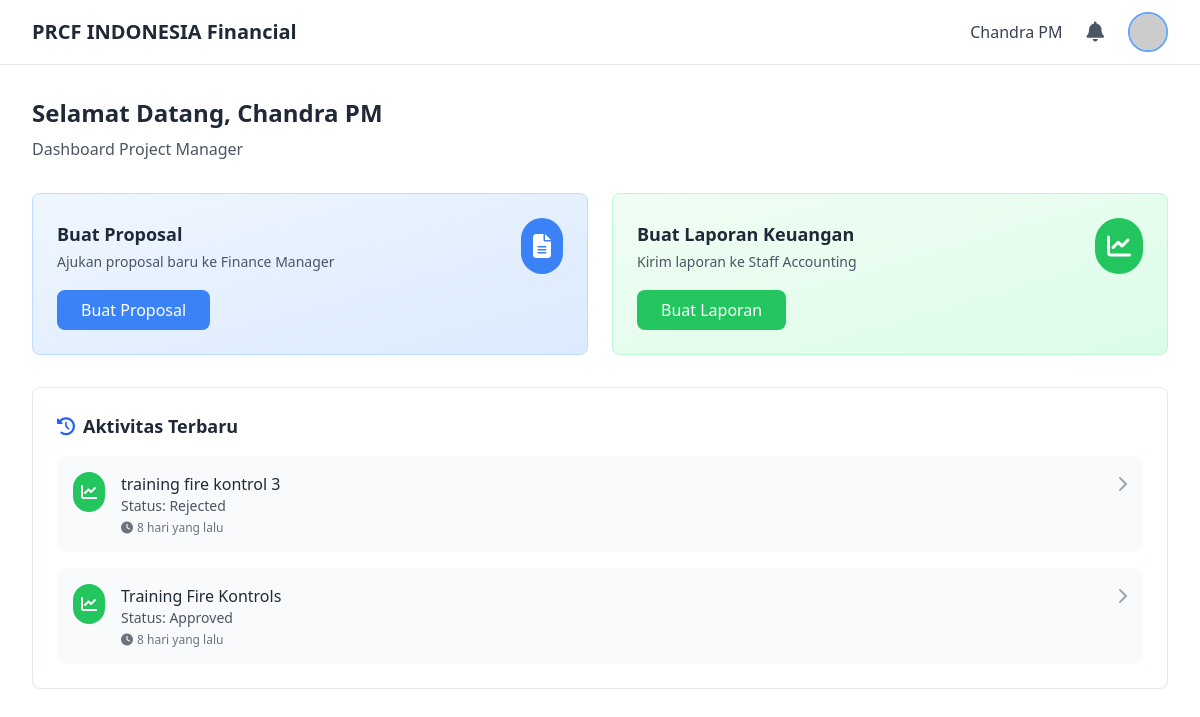
/pages/dashboards/dashboard_pm.php (signed in), run on the app's committed database.
### tables this page shows
CREATE TABLE `laporan_keuangan_header` (
  `id_laporan_keu` int(11) NOT NULL,
  `kode_projek` varchar(50) DEFAULT NULL,
  `nama_projek` varchar(255) DEFAULT NULL,
  `nama_kegiatan` varchar(255) DEFAULT NULL,
  `pelaksana` varchar(255) DEFAULT NULL,
  `tanggal_pelaksanaan` date DEFAULT NULL,
  `tanggal_laporan` date DEFAULT NULL,
  `mata_uang` varchar(10) DEFAULT 'IDR',
  `exrate` decimal(10,4) DEFAULT 1.0000,
  `created_by` int(11) DEFAULT NULL,
  `verified_by` int(11) DEFAULT NULL,
  `approved_by` int(11) DEFAULT NULL,
  `status_lap` enum('draft','submitted','verified','approved','rejected','revision_requested') DEFAULT 'draft' COMMENT 'draft=PM draft, submitted=waiting SA, verified=SA verified, approved=FM approved, rejected=rejected, revision_requested=FM requested revision',
  `catatan_finance` text DEFAULT NULL,
  `created_at` timestamp NOT NULL DEFAULT current_timestamp(),
  `updated_at` timestamp NOT NULL DEFAULT current_timestamp() ON UPDATE current_timestamp()
);

### pages/dashboards/dashboard_pm.php (the view, shortened to what this page needs)
<?php
require_once '../../includes/config.php';
$user_name = $_SESSION['user_name'];
$user_id = $_SESSION['user_id'];
function time_elapsed_string($datetime) {
    $now = new DateTime;
    $ago = new DateTime($datetime);
    $diff = $now->diff($ago);
    if ($diff->d > 0) return $diff->d . ' hari yang lalu';
    return 'Baru saja';
}
$recent_activities = [];
$recent_reports_query = $conn->query("SELECT 'report' as type, id_laporan_keu as id, nama_projek as title, status_lap as status, created_at as activity_date
    FROM laporan_keuangan_header
    WHERE created_by = {$user_id}
    ORDER BY created_at DESC
    LIMIT 3");
if ($recent_reports_query) {
    while ($row = $recent_reports_query->fetch_assoc()) {
        $recent_activities[] = $row;
    }
}
usort($recent_activities, function($a, $b) {
    return strtotime($b['activity_date']) - strtotime($a['activity_date']);
});
$recent_activities = array_slice($recent_activities, 0, 5);
?>
<!DOCTYPE html>
<html lang="id">
<head>
    <script src="https://cdn.tailwindcss.com"></script>
    <link rel="stylesheet" href="https://cdnjs.cloudflare.com/ajax/libs/font-awesome/6.4.0/css/all.min.css">
</head>
<body class="bg-white min-h-screen">
    <header class="bg-white border-b border-gray-200 sticky top-0 z-50">
        <div class="max-w-7xl mx-auto px-4 sm:px-6 lg:px-8">
            <div class="flex justify-between items-center h-16">
                <div class="flex items-center">
                    <h1 class="text-xl font-bold text-gray-800">PRCF INDONESIA Financial</h1>
                </div>
                <div class="flex items-center space-x-4">
                    <span class="text-gray-700 font-medium"><?php echo $user_name; ?></span>
                    <div class="relative" id="notificationDropdown">
                        <button type="button" onclick="toggleNotifications()" class="notification-bell-button relative p-2 text-gray-600 hover:text-gray-800" aria-label="Buka Notifikasi">
                            <i class="fas fa-bell text-xl"></i>
                        </button>
                    </div>
                    <div class="relative" id="profileDropdown">
                        <button onclick="toggleProfile()" class="flex items-center space-x-2">
                            <img src="https://ui-avatars.com/api/?name=<?php echo urlencode($user_name); ?>&background=3B82F6&color=fff"
                                class="w-10 h-10 rounded-full border-2 border-blue-400">
                        </button>
                    </div>
                </div>
            </div>
        </div>
    </header>
    <main class="max-w-7xl mx-auto px-4 sm:px-6 lg:px-8 py-8">
        <div class="mb-8">
            <h2 class="text-2xl font-bold text-gray-800 mb-2">Selamat Datang, <?php echo $user_name; ?></h2>
            <p class="text-gray-600">Dashboard Project Manager</p>
        </div>
        <div class="grid grid-cols-1 md:grid-cols-2 gap-6 mb-8">
            <div class="bg-gradient-to-br from-blue-50 to-blue-100 p-6 rounded-lg border border-blue-200 hover:shadow-lg transition duration-200">
                <div class="flex items-center justify-between mb-4">
                    <div>
                        <h3 class="text-lg font-bold text-gray-800">Buat Proposal</h3>
                        <p class="text-sm text-gray-600 mt-1">Ajukan proposal baru ke Finance Manager</p>
                    </div>
                    <div class="bg-blue-500 p-3 rounded-full">
                        <i class="fas fa-file-alt text-white text-2xl"></i>
                    </div>
                </div>
                <a href="../proposals/create_proposal.php" class="inline-block bg-blue-500 text-white px-6 py-2 rounded-lg hover:bg-blue-600 transition duration-200 font-medium">
                    Buat Proposal
                </a>
            </div>
            <div class="bg-gradient-to-br from-green-50 to-green-100 p-6 rounded-lg border border-green-200 hover:shadow-lg transition duration-200">
                <div class="flex items-center justify-between mb-4">
                    <div>
                        <h3 class="text-lg font-bold text-gray-800">Buat Laporan Keuangan</h3>
                        <p class="text-sm text-gray-600 mt-1">Kirim laporan ke Staff Accounting</p>
                    </div>
                    <div class="bg-green-500 p-3 rounded-full">
                        <i class="fas fa-chart-line text-white text-2xl"></i>
                    </div>
                </div>
                <a href="../reports/create_financial_report.php" class="inline-block bg-green-500 text-white px-6 py-2 rounded-lg hover:bg-green-600 transition duration-200 font-medium">
                    Buat Laporan
                </a>
            </div>
        </div>
        <div class="bg-white border border-gray-200 rounded-lg p-6">
            <h3 class="text-lg font-bold text-gray-800 mb-4">
                <i class="fas fa-history mr-2 text-blue-600"></i>Aktivitas Terbaru
            </h3>
            <div class="space-y-4">
                <?php if (count($recent_activities) > 0): ?>
                    <?php foreach ($recent_activities as $activity): ?>
                        <?php
                        if ($activity['type'] === 'proposal') {
                            $icon = 'fa-file-alt';
                            $color = 'blue';
                            $status_text = [
                                'draft' => 'Draft',
                                'submitted' => 'Pending FM Approval',
                                'approved_fm' => 'Approved by FM (Final)',
                                'approved' => 'Approved by FM (Final)',
                                'rejected' => 'Rejected'
                            ];
                            $link = '../proposals/view_proposal.php?id=' . $activity['id'];
                        } else {
                            $icon = 'fa-chart-line';
                            $color = 'green';
                            $status_text = [
                                'draft' => 'Draft',
                                'submitted' => 'Pending SA Validation',
                                'verified' => 'Verified',
                                'revision_requested' => 'Needs Revision from FM',
                                'approved' => 'Approved',
                                'rejected' => 'Rejected'
                            ];
                            $link = '../reports/view_report_pm.php?id=' . $activity['id'];
                        }
                        $current_status = $status_text[$activity['status']] ?? $activity['status'];
                        ?>
                        <a href="<?php echo $link; ?>" class="block">
                            <div class="flex items-start space-x-4 p-4 bg-gray-50 rounded-lg hover:bg-gray-100 transition">
                                <div class="bg-<?php echo $color; ?>-500 p-2 rounded-full flex-shrink-0">
                                    <i class="fas <?php echo $icon; ?> text-white"></i>
                                </div>
                                <div class="flex-1 min-w-0">
                                    <h4 class="font-medium text-gray-800 truncate"><?php echo htmlspecialchars($activity['title']); ?></h4>
                                    <p class="text-sm text-gray-600">Status: <?php echo $current_status; ?></p>
                                    <p class="text-xs text-gray-500 mt-1">
                                        <i class="fas fa-clock mr-1"></i><?php echo time_elapsed_string($activity['activity_date']); ?>
                                    </p>
                                </div>
                                <div class="flex-shrink-0">
                                    <i class="fas fa-chevron-right text-gray-400"></i>
                                </div>
                            </div>
                        </a>
                    <?php endforeach; ?>
                <?php endif; ?>
            </div>
        </div>
    </main>
</body>
</html>

### data on the page
laporan_keuangan_header: nama_projek "training fire kontrol 3", status_lap "Rejected", created_at "8 hari yang lalu"
laporan_keuangan_header: nama_projek "Training Fire Kontrols", status_lap "Approved", created_at "8 hari yang lalu"

### other printed values
$user_name "Chandra PM"
